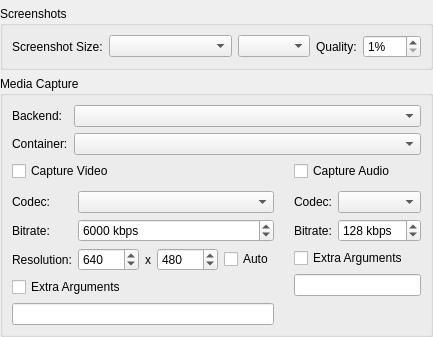
     <widget class="QWidget" name="captureTab">
      <attribute name="title">
       <string>Capture</string>
      </attribute>
      <layout class="QVBoxLayout" name="verticalLayout_8">
       <property name="leftMargin">
        <number>0</number>
       </property>
       <property name="topMargin">
        <number>6</number>
       </property>
       <property name="rightMargin">
        <number>0</number>
       </property>
       <property name="bottomMargin">
        <number>0</number>
       </property>
       <item>
        <widget class="QGroupBox" name="groupBox_10">
         <property name="title">
          <string>Screenshots</string>
         </property>
         <layout class="QGridLayout" name="gridLayout_15" columnstretch="0,1">
          <item row="0" column="0">
           <widget class="QLabel" name="label_21">
            <property name="text">
             <string>Screenshot Size:</string>
            </property>
           </widget>
          </item>
          <item row="0" column="1">
           <layout class="QHBoxLayout" name="horizontalLayout_5" stretch="1,0,0,0">
            <item>
             <widget class="QComboBox" name="screenshotSize"/>
            </item>
            <item>
             <widget class="QComboBox" name="screenshotFormat"/>
            </item>
            <item>
             <widget class="QLabel" name="label_44">
              <property name="text">
               <string>Quality:</string>
              </property>
             </widget>
            </item>
            <item>
             <widget class="QSpinBox" name="screenshotQuality">
              <property name="suffix">
               <string>%</string>
              </property>
              <property name="minimum">
               <number>1</number>
              </property>
              <property name="maximum">
               <number>100</number>
              </property>
             </widget>
            </item>
           </layout>
          </item>
         </layout>
        </widget>
       </item>
       <item>
        <widget class="QGroupBox" name="captureTabGroupBox">
         <property name="title">
          <string>Media Capture</string>
         </property>
         <layout class="QGridLayout" name="gridLayout_16" columnstretch="0,1">
          <item row="0" column="0">
           <widget class="QLabel" name="label_2">
            <property name="text">
             <string>Backend:</string>
            </property>
           </widget>
          </item>
          <item row="0" column="1">
           <widget class="QComboBox" name="mediaCaptureBackend"/>
          </item>
          <item row="1" column="0">
           <widget class="QLabel" name="captureContainerLabel">
            <property name="text">
             <string>Container:</string>
            </property>
           </widget>
          </item>
          <item row="1" column="1">
           <widget class="QComboBox" name="captureContainer"/>
          </item>
          <item row="2" column="0" colspan="2">
           <layout class="QGridLayout" name="captureOptionLayout" columnstretch="1,1">
            <property name="horizontalSpacing">
             <number>20</number>
            </property>
            <property name="verticalSpacing">
             <number>10</number>
            </property>
            <item row="1" column="1">
             <widget class="QWidget" name="audioCaptureOptions" native="true">
              <layout class="QFormLayout" name="audioCaptureOptionsLayout">
               <property name="leftMargin">
                <number>0</number>
               </property>
               <property name="topMargin">
                <number>0</number>
               </property>
               <property name="rightMargin">
                <number>0</number>
               </property>
               <property name="bottomMargin">
                <number>0</number>
               </property>
               <item row="0" column="0">
                <widget class="QLabel" name="audioCaptureCodecLabel">
                 <property name="text">
                  <string>Codec:</string>
                 </property>
                </widget>
               </item>
               <item row="0" column="1">
                <widget class="QComboBox" name="audioCaptureCodec"/>
               </item>
               <item row="1" column="0">
                <widget class="QLabel" name="audioCaptureBitrateLabel">
                 <property name="text">
                  <string>Bitrate:</string>
                 </property>
                </widget>
               </item>
               <item row="1" column="1">
                <widget class="QSpinBox" name="audioCaptureBitrate">
                 <property name="suffix">
                  <string> kbps</string>
                 </property>
                 <property name="minimum">
                  <number>16</number>
                 </property>
                 <property name="maximum">
                  <number>2048</number>
                 </property>
                 <property name="singleStep">
                  <number>1</number>
                 </property>
                 <property name="value">
                  <number>128</number>
                 </property>
                </widget>
               </item>
               <item row="2" column="0" colspan="2">
                <widget class="QCheckBox" name="enableAudioCaptureArguments">
                 <property name="text">
                  <string>Extra Arguments</string>
                 </property>
                </widget>
               </item>
               <item row="3" column="0" colspan="2">
                <widget class="QLineEdit" name="audioCaptureArguments"/>
               </item>
              </layout>
             </widget>
            </item>
            <item row="0" column="1">
             <widget class="QCheckBox" name="enableAudioCapture">
              <property name="text">
               <string>Capture Audio</string>
              </property>
             </widget>
            </item>
            <item row="1" column="0">
             <widget class="QWidget" name="videoCaptureOptions" native="true">
              <layout class="QFormLayout" name="videoCaptureOptionsLayout">
               <property name="leftMargin">
                <number>0</number>
               </property>
               <property name="topMargin">
                <number>0</number>
               </property>
               <property name="rightMargin">
                <number>0</number>
               </property>
               <property name="bottomMargin">
                <number>0</number>
               </property>
               <item row="0" column="0">
                <widget class="QLabel" name="videoCaptureCodecLabel">
                 <property name="text">
                  <string>Codec:</string>
                 </property>
                </widget>
               </item>
               <item row="0" column="1">
                <widget class="QComboBox" name="videoCaptureCodec"/>
               </item>
               <item row="1" column="0">
                <widget class="QLabel" name="videoCaptureBitrateLabel">
                 <property name="text">
                  <string>Bitrate:</string>
                 </property>
                </widget>
               </item>
               <item row="1" column="1">
                <widget class="QSpinBox" name="videoCaptureBitrate">
                 <property name="suffix">
                  <string extracomment="Unit that will appear next to a number. Alter the space or whatever is needed before the text depending on your language."> kbps</string>
                 </property>
                 <property name="minimum">
                  <number>100</number>
                 </property>
                 <property name="maximum">
                  <number>100000</number>
                 </property>
                 <property name="singleStep">
                  <number>100</number>
                 </property>
                 <property name="value">
                  <number>6000</number>
                 </property>
                </widget>
               </item>
               <item row="2" column="0">
                <widget class="QLabel" name="videoCaptureResolutionLabel">
                 <property name="text">
                  <string>Resolution:</string>
                 </property>
                </widget>
               </item>
               <item row="2" column="1">
                <layout class="QHBoxLayout" name="videoCaptureSizeLayout" stretch="1,0,1,0">
                 <item>
                  <widget class="QSpinBox" name="videoCaptureWidth">
                   <property name="minimum">
                    <number>320</number>
                   </property>
                   <property name="maximum">
                    <number>32768</number>
                   </property>
                   <property name="singleStep">
                    <number>16</number>
                   </property>
                   <property name="value">
                    <number>640</number>
                   </property>
                  </widget>
                 </item>
                 <item>
                  <widget class="QLabel" name="xLabel">
                   <property name="text">
                    <string>x</string>
                   </property>
                  </widget>
                 </item>
                 <item>
                  <widget class="QSpinBox" name="videoCaptureHeight">
                   <property name="minimum">
                    <number>240</number>
                   </property>
                   <property name="maximum">
                    <number>32768</number>
                   </property>
                   <property name="singleStep">
                    <number>16</number>
                   </property>
                   <property name="value">
                    <number>480</number>
                   </property>
                  </widget>
                 </item>
                 <item>
                  <widget class="QCheckBox" name="videoCaptureResolutionAuto">
                   <property name="text">
                    <string>Auto</string>
                   </property>
                  </widget>
                 </item>
                </layout>
               </item>
               <item row="4" column="0" colspan="2">
                <widget class="QLineEdit" name="videoCaptureArguments"/>
               </item>
               <item row="3" column="0" colspan="2">
                <widget class="QCheckBox" name="enableVideoCaptureArguments">
                 <property name="text">
                  <string>Extra Arguments</string>
                 </property>
                </widget>
               </item>
              </layout>
             </widget>
            </item>
            <item row="0" column="0">
             <widget class="QCheckBox" name="enableVideoCapture">
              <property name="text">
               <string>Capture Video</string>
              </property>
             </widget>
            </item>
           </layout>
          </item>
         </layout>
        </widget>
       </item>
       <item>
        <spacer name="verticalSpacer_7">
         <property name="orientation">
          <enum>Qt::Orientation::Vertical</enum>
         </property>
         <property name="sizeHint" stdset="0">
          <size>
           <width>20</width>
           <height>0</height>
          </size>
         </property>
        </spacer>
       </item>
      </layout>
     </widget>
